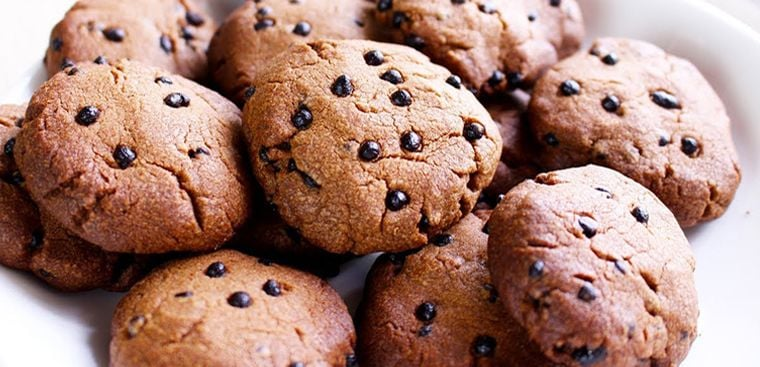
#> input picture data/original.jpg, 760 x 367 px
$ jupyter execute noise_denoise.ipynb
#> lines starting #> are read from the running program, lines starting #| are printed output that depends on the picture
[cell 1]
import cv2
import numpy as np
import matplotlib.pyplot as plt
from skimage.metrics import structural_similarity as ssim

original_rgb = cv2.imread('data/original.jpg')
#> original_rgb is the input picture: shape (367, 760, 3); mean B, G, R 118.2, 130.4, 168.8
original_rgb = cv2.cvtColor(original_rgb, cv2.COLOR_BGR2RGB)
original_gray = cv2.cvtColor(original_rgb, cv2.COLOR_RGB2GRAY)
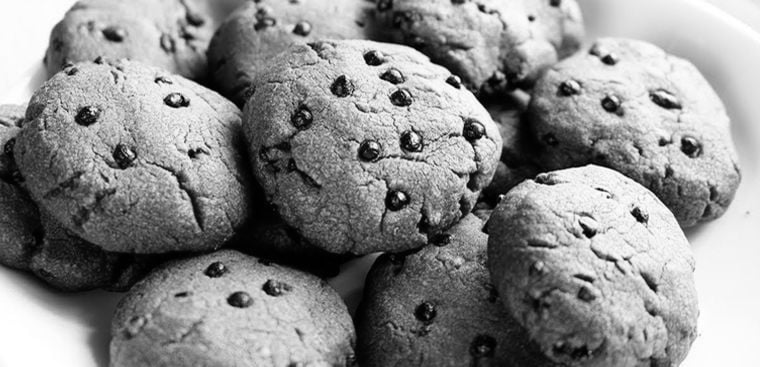
#> original_gray: shape (367, 760); min 0, max 255, mean 140.5

plt.figure(figsize=(10, 5))
plt.subplot(1, 2, 1)
plt.title("Original RGB")
plt.imshow(original_rgb)
plt.axis('off')

plt.subplot(1, 2, 2)
plt.title("Original Grayscale")
plt.imshow(original_gray, cmap='gray')
plt.axis('off')
plt.show()
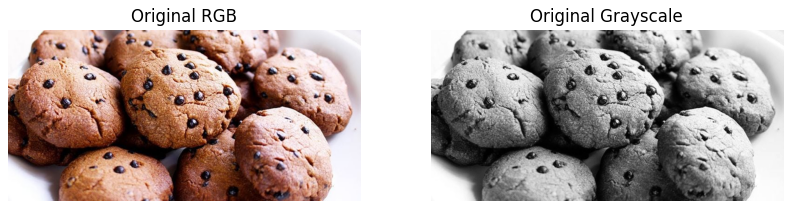
#> figure drawn by matplotlib, 2 panels

[cell 2]
def add_salt_and_pepper_noise(image, prob):
#> called with prob = 0.1
    noisy_image = np.copy(image)
    total_pixels = image.size
#> total_pixels = 278920
    num_salt = int(prob * total_pixels / 2)
#> num_salt = 13946
    num_pepper = int(prob * total_pixels / 2)
#> num_pepper = 13946

    coords = [np.random.randint(0, i - 1, num_salt) for i in image.shape]
    noisy_image[coords[0], coords[1]] = 255

    coords = [np.random.randint(0, i - 1, num_pepper) for i in image.shape]
    noisy_image[coords[0], coords[1]] = 0

    return noisy_image

def add_gaussian_noise(image, mean, sigma):
#> called with mean = 0, sigma = 25
    gaussian = np.random.normal(mean, sigma, image.shape)
    noisy_image = image + gaussian
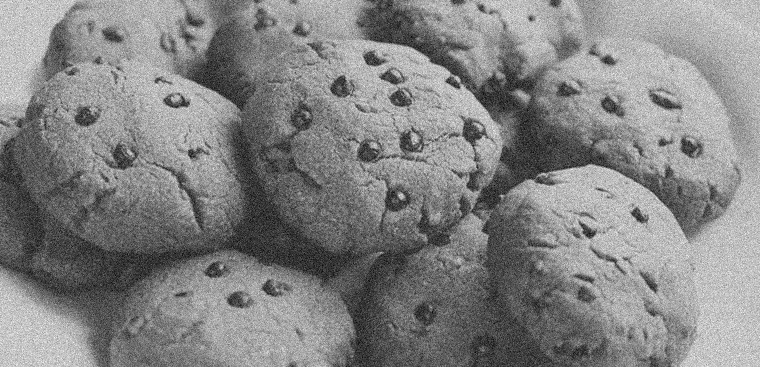
#> noisy_image: shape (367, 760) float64; min -89.26, max 353.1, mean 140.6; drawn with min black and max white
    noisy_image = np.clip(noisy_image, 0, 255).astype(np.uint8)
    return noisy_image

def add_speckle_noise(image, sigma):
#> called with sigma = 0.25
    speckle = np.random.normal(0, sigma, image.shape)
    noisy_image = image + image * speckle
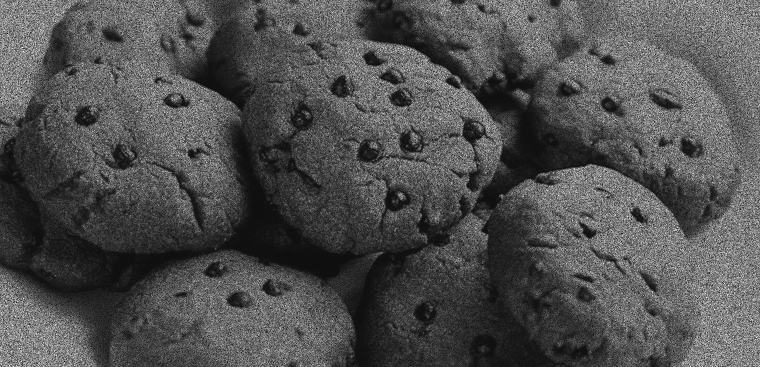
#> noisy_image: shape (367, 760) float64; min -32.55, max 513.7, mean 140.7; drawn with min black and max white
    noisy_image = np.clip(noisy_image, 0, 255).astype(np.uint8)
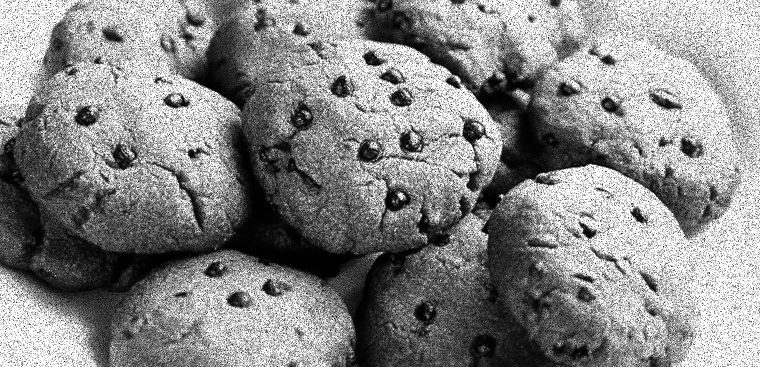
#> noisy_image: shape (367, 760); min 0, max 255, mean 135.8
    return noisy_image


salt_pepper_noise = add_salt_and_pepper_noise(original_gray, prob=0.1)
gaussian_noise = add_gaussian_noise(original_gray, mean=0, sigma=25)
speckle_noise = add_speckle_noise(original_gray, sigma=0.25)

plt.figure(figsize=(15, 5))
plt.subplot(1, 3, 1)
plt.title("Salt & Pepper Noise")
plt.imshow(salt_pepper_noise, cmap='gray')
plt.axis('off')

plt.subplot(1, 3, 2)
plt.title("Gaussian Noise")
plt.imshow(gaussian_noise, cmap='gray')
plt.axis('off')

plt.subplot(1, 3, 3)
plt.title("Speckle Noise")
plt.imshow(speckle_noise, cmap='gray')
plt.axis('off')
plt.show()

[cell 3]
kernel_size = 7

mean_filtered_sp = cv2.blur(salt_pepper_noise, (kernel_size, kernel_size))
median_filtered_sp = cv2.medianBlur(salt_pepper_noise, kernel_size)
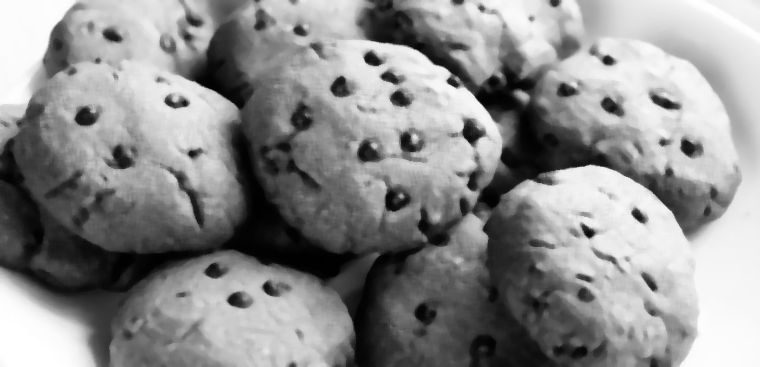
#> median_filtered_sp: shape (367, 760); min 0, max 255, mean 141.2
gaussian_filtered_sp = cv2.GaussianBlur(salt_pepper_noise, (kernel_size, kernel_size), sigmaX=1.0)
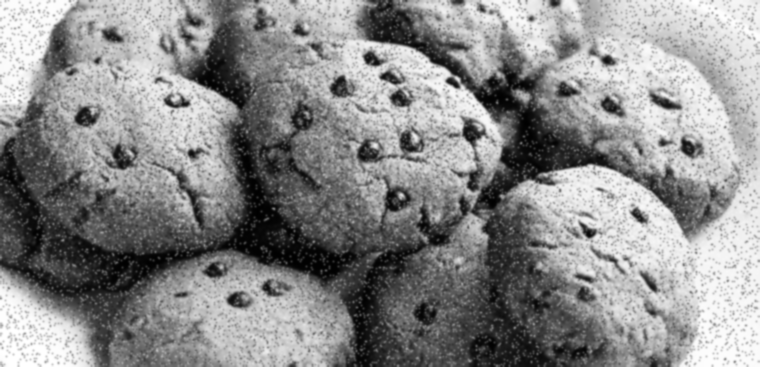
#> gaussian_filtered_sp: shape (367, 760); min 0, max 255, mean 139

mean_filtered_gaussian = cv2.blur(gaussian_noise, (kernel_size, kernel_size))
median_filtered_gaussian = cv2.medianBlur(gaussian_noise, kernel_size)
gaussian_filtered_gaussian = cv2.GaussianBlur(gaussian_noise, (kernel_size, kernel_size), sigmaX=1.0)

mean_filtered_speckle = cv2.blur(speckle_noise, (kernel_size, kernel_size))
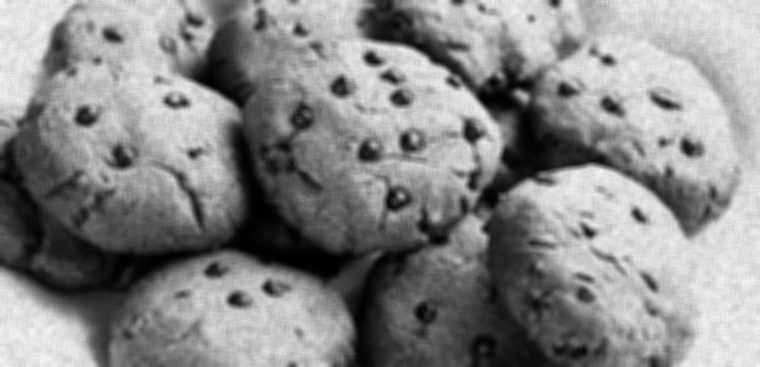
#> mean_filtered_speckle: shape (367, 760); min 0, max 246, mean 135.8
median_filtered_speckle = cv2.medianBlur(speckle_noise, kernel_size)
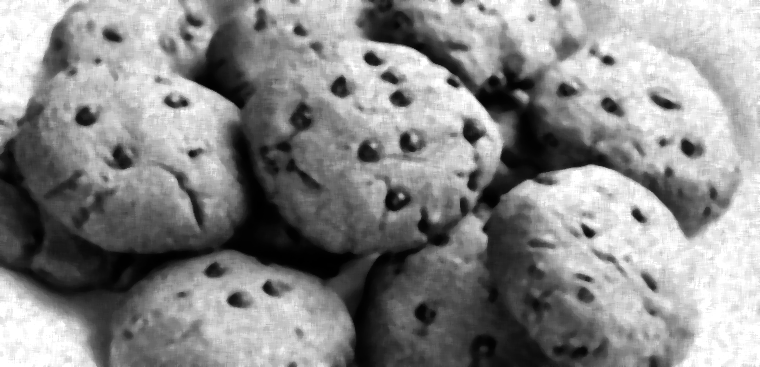
#> median_filtered_speckle: shape (367, 760); min 0, max 255, mean 138
gaussian_filtered_speckle = cv2.GaussianBlur(speckle_noise, (kernel_size, kernel_size), sigmaX=1.0)
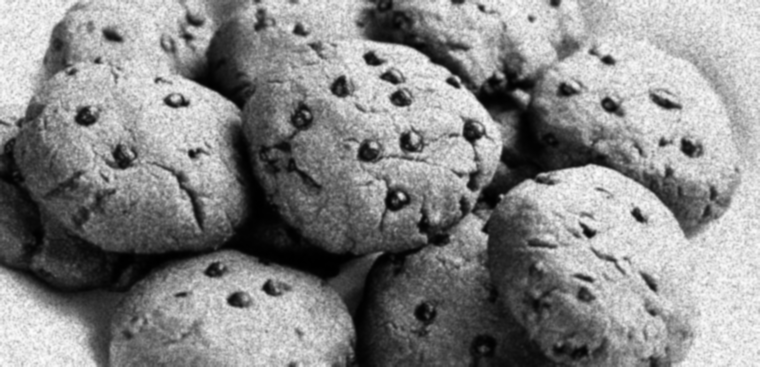
#> gaussian_filtered_speckle: shape (367, 760); min 0, max 253, mean 135.8

plt.figure(figsize=(15, 15))

# Salt & Pepper Noise
plt.subplot(3, 3, 1)
plt.title("Mean Filter (S&P)")
plt.imshow(mean_filtered_sp, cmap='gray')
plt.axis('off')

plt.subplot(3, 3, 2)
plt.title("Median Filter (S&P)")
plt.imshow(median_filtered_sp, cmap='gray')
plt.axis('off')

plt.subplot(3, 3, 3)
plt.title("Gaussian Filter (S&P)")
plt.imshow(gaussian_filtered_sp, cmap='gray')
plt.axis('off')

# Gaussian Noise
plt.subplot(3, 3, 4)
plt.title("Mean Filter (Gaussian)")
plt.imshow(mean_filtered_gaussian, cmap='gray')
plt.axis('off')

plt.subplot(3, 3, 5)
plt.title("Median Filter (Gaussian)")
plt.imshow(median_filtered_gaussian, cmap='gray')
plt.axis('off')

plt.subplot(3, 3, 6)
plt.title("Gaussian Filter (Gaussian)")
plt.imshow(gaussian_filtered_gaussian, cmap='gray')
plt.axis('off')

# Speckle Noise
plt.subplot(3, 3, 7)
plt.title("Mean Filter (Speckle)")
plt.imshow(mean_filtered_speckle, cmap='gray')
plt.axis('off')

plt.subplot(3, 3, 8)
plt.title("Median Filter (Speckle)")
plt.imshow(median_filtered_speckle, cmap='gray')
plt.axis('off')

plt.subplot(3, 3, 9)
plt.title("Gaussian Filter (Speckle)")
plt.imshow(gaussian_filtered_speckle, cmap='gray')
plt.axis('off')

plt.tight_layout()
plt.show()

[cell 4]
ssim_sp_mean = ssim(original_gray, mean_filtered_sp)
#> ssim_sp_mean = 0.548
ssim_sp_median = ssim(original_gray, median_filtered_sp)
#> ssim_sp_median = 0.687
ssim_sp_gaussian = ssim(original_gray, gaussian_filtered_sp)
#> ssim_sp_gaussian = 0.602

ssim_gaussian_mean = ssim(original_gray, mean_filtered_gaussian)
#> ssim_gaussian_mean = 0.617
ssim_gaussian_median = ssim(original_gray, median_filtered_gaussian)
#> ssim_gaussian_median = 0.629
ssim_gaussian_gaussian = ssim(original_gray, gaussian_filtered_gaussian)
#> ssim_gaussian_gaussian = 0.779

ssim_speckle_mean = ssim(original_gray, mean_filtered_speckle)
#> ssim_speckle_mean = 0.599
ssim_speckle_median = ssim(original_gray, median_filtered_speckle)
#> ssim_speckle_median = 0.589
ssim_speckle_gaussian = ssim(original_gray, gaussian_filtered_speckle)
#> ssim_speckle_gaussian = 0.71

print("SSIM for Salt & Pepper Noise:")
print(f"Mean Filter: {ssim_sp_mean:.4f}")
#| Mean Filter: 0.5484
print(f"Median Filter: {ssim_sp_median:.4f}")
#| Median Filter: 0.6874
print(f"Gaussian Filter: {ssim_sp_gaussian:.4f}")
#| Gaussian Filter: 0.6017

print("\nSSIM for Gaussian Noise:")
print(f"Mean Filter: {ssim_gaussian_mean:.4f}")
#| Mean Filter: 0.6168
print(f"Median Filter: {ssim_gaussian_median:.4f}")
#| Median Filter: 0.6287
print(f"Gaussian Filter: {ssim_gaussian_gaussian:.4f}")
#| Gaussian Filter: 0.7785

print("\nSSIM for Speckle Noise:")
print(f"Mean Filter: {ssim_speckle_mean:.4f}")
#| Mean Filter: 0.5988
print(f"Median Filter: {ssim_speckle_median:.4f}")
#| Median Filter: 0.5894
print(f"Gaussian Filter: {ssim_speckle_gaussian:.4f}")
#| Gaussian Filter: 0.7102

print("\nBest filter for Salt & Pepper Noise:")
if ssim_sp_mean > ssim_sp_median and ssim_sp_mean > ssim_sp_gaussian:
    print("Mean filter is best.")
elif ssim_sp_median > ssim_sp_mean and ssim_sp_median > ssim_sp_gaussian:
    print("Median filter is best.")
else:
    print("Gaussian filter is best.")

print("\nBest filter for Gaussian Noise:")
if ssim_gaussian_mean > ssim_gaussian_median and ssim_gaussian_mean > ssim_gaussian_gaussian:
    print("Mean filter is best.")
elif ssim_gaussian_median > ssim_gaussian_mean and ssim_gaussian_median > ssim_gaussian_gaussian:
    print("Median filter is best.")
else:
    print("Gaussian filter is best.")

print("\nBest filter for Speckle Noise:")
if ssim_speckle_mean > ssim_speckle_median and ssim_speckle_mean > ssim_speckle_gaussian:
    print("Mean filter is best.")
elif ssim_speckle_median > ssim_speckle_mean and ssim_speckle_median > ssim_speckle_gaussian:
    print("Median filter is best.")
else:
    print("Gaussian filter is best.")
